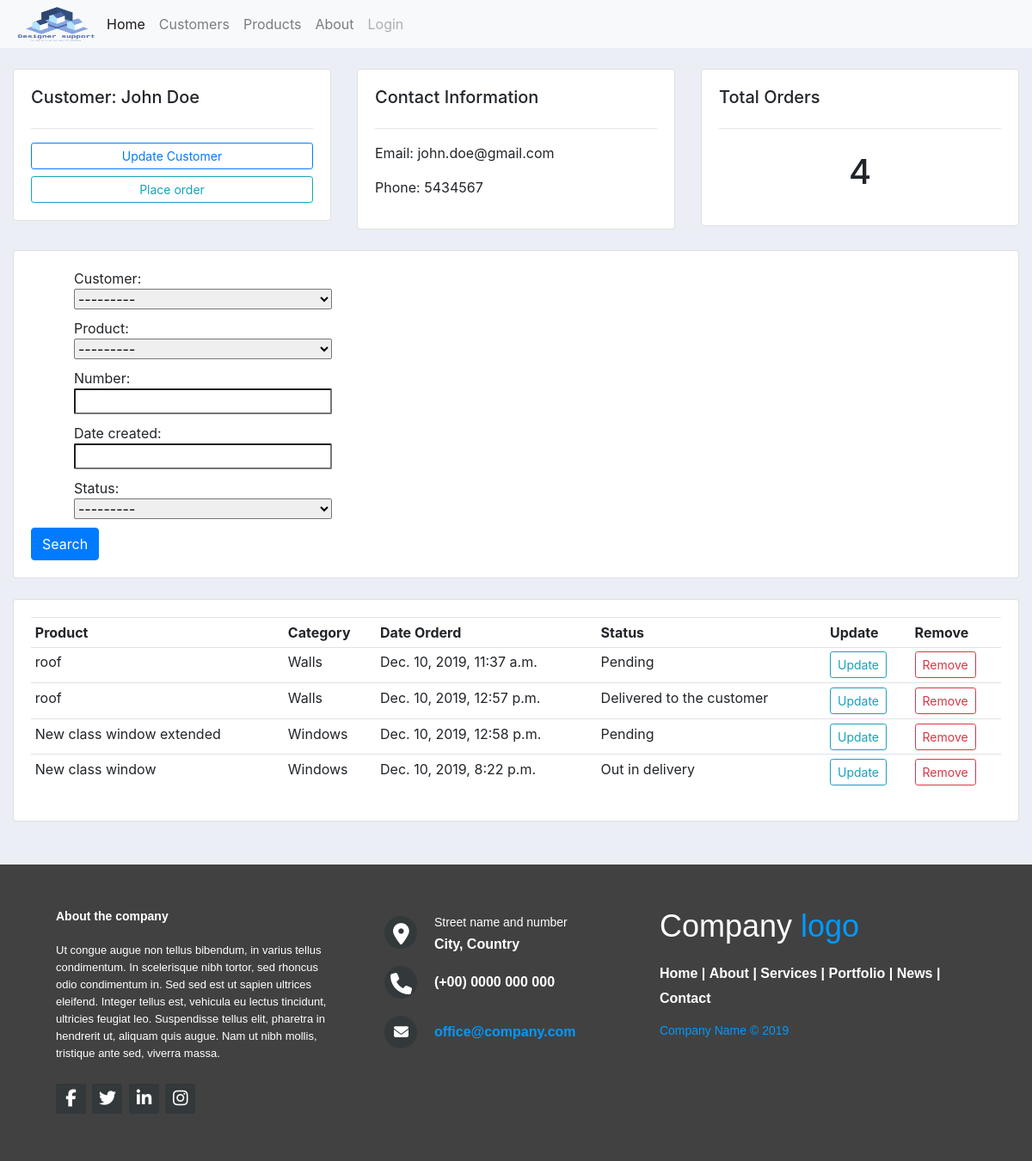
Before: /customers/1/ with the older database file.
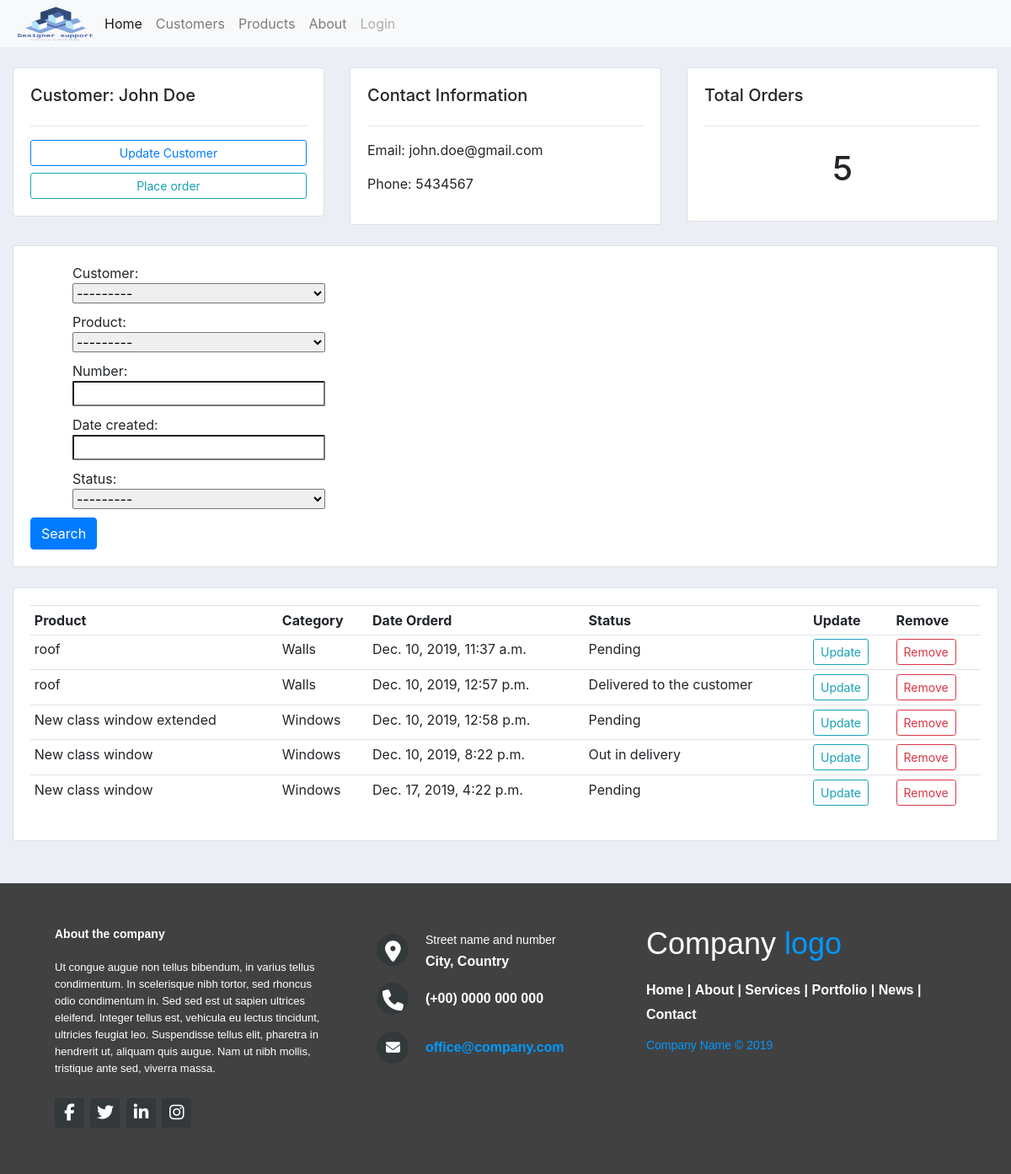
After: the same page with the newer database file.
### accounts/models.py (models this page shows, shortened)
class Order(models.Model):
    customer = models.ForeignKey(Customer,null=True, on_delete=models.SET_NULL)
    product = models.ForeignKey(Product,null=True, on_delete=models.SET_NULL)
    STATUS = (
        ('PENDING', 'Pending'),
        ('UNDER_DELIVERY','Out in delivery'),
        ('DELIVERED', 'Delivered to the customer')
    )
    number = models.CharField(max_length=200)
    date_created = models.DateTimeField(auto_now_add=True)
    status = models.CharField(max_length=20, null=True, choices=STATUS)
    def status_value(self):
        for s in self.STATUS:
            if s[0] == self.status:
                return s[1]
        return None

class Product(models.Model):
    CATEGORY = (
        ('CAT1', 'Windows'),
        ('CAT2', 'Doors'),
        ('CAT3', 'Walls'),
    )
    name = models.CharField(max_length=200)
    price = models.FloatField()
    category = models.CharField(max_length=20, null=True, choices=CATEGORY)
    description = models.TextField(max_length=4000, null=True)
    date_created = models.DateTimeField(auto_now_add=True)
    tags = models.ManyToManyField(Tag)
    def cat_value(self):
        for c in self.CATEGORY:
            if c[0] == self.category:
                return c[1]
        return None
    def __str__(self):
        return f'Product name: {self.name}'

### accounts/views.py (the view)
# urls.py: path('customers/<str:pk>/', views.accounts, name='customer'),
def accounts(request, pk):
    customer = Customer.objects.get(id=pk)
    orders = customer.order_set.all()
    o_l = len(orders)
    order_filter = OrderFilter(request.GET,queryset=orders)
    orders = order_filter.qs
    context = {'customer':customer, 'orders':orders, 'o_l':o_l, 'order_filter':order_filter}
    return render(request,'accounts/customers.html', context)

### accounts/models.py (called while the page is built)
    def __str__(self):
        return f'Customer: {self.name}'

### accounts/templates/accounts/customers.html
{% extends "accounts/index.html" %}
{% block content %}
<br>
<div class="row">
	<div class="col-md">
		<div class="card card-body">
			<h5>Customer: {{customer.name}}</h5>
			<hr>
			<a class="btn btn-outline-primary  btn-sm btn-block" href="">Update Customer</a>
			<a class="btn btn-outline-info  btn-sm btn-block" href="{% url 'customer_orders' customer.id %}">Place order</a>
		</div>
	</div>
	<div class="col-md">
		<div class="card card-body">
			<h5>Contact Information</h5>
			<hr>
			<p>Email: <span>{{customer.email}}</span></p>
			<p>Phone: <span>{{customer.phone}}</span></p>
		</div>
	</div>
	<div class="col-md">
		<div class="card card-body">
			<h5>Total Orders</h5>
			<hr>
			<h1 style="text-align: center;padding: 10px">{{o_l}}</h1>
		</div>
	</div>
</div>
<br>
<div class="row">
	<div class="col">
		<div class="card card-body">
			<form method="get">
				{{ order_filter.form }}
		    <button class="btn btn-primary" type="submit">Search</button>
		  </form>
		</div>
	</div>
</div>
<br>
<div class="row">
	<div class="col-md">
		<div class="card card-body">
			<table class="table table-sm">
				<tr>
					<th>Product</th>
					<th>Category</th>
					<th>Date Orderd</th>
					<th>Status</th>
					<th>Update</th>
					<th>Remove</th>
                </tr>
                {% for o in orders %}
                    <tr>
                        <td>{{ o.product.name}}</td>
                        <td>{{ o.product.cat_value}}</td>
                        <td>{{ o.date_created}}</td>
                        <td>{{ o.status_value }}</td>
                        <td><a href="{% url 'upd_order' o.id %}" class="btn btn-sm btn-outline-info">Update</a></td>
                        <td><a href="{% url 'del_order' o.id %}" class="btn btn-sm btn-outline-danger">Remove</a></td>
				</tr>
                {% endfor %}
			</table>
		</div>
	</div>
</div>
{% endblock content %}

Changed rows visible on the page:
added Order: product.name "New class window", product.cat_value "Windows", date_created "Dec. 17, 2019, 4:22 p.m.", status_value "Pending"
Other visible differences:
{{ o_l }}: "4" → "5"
